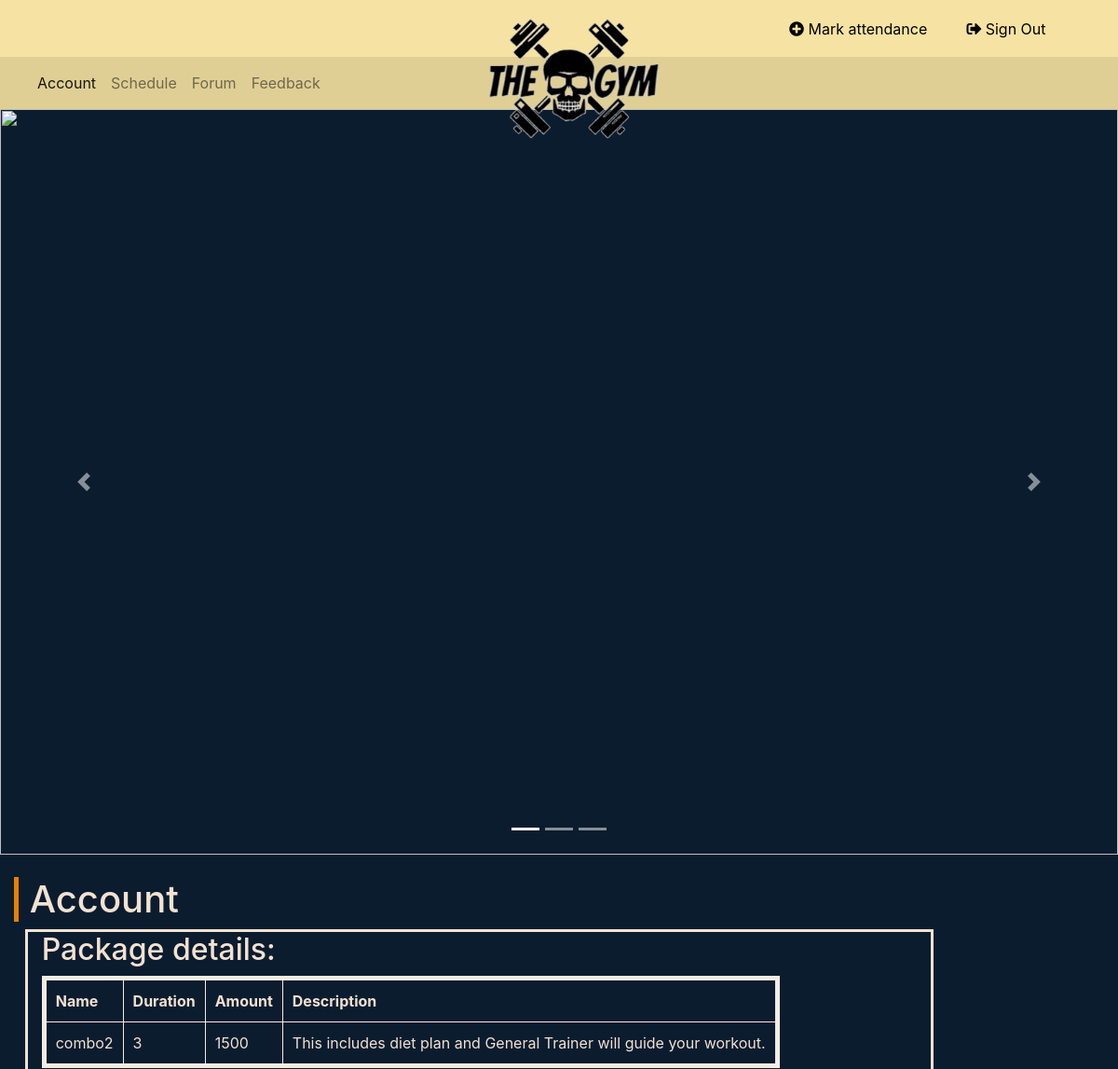
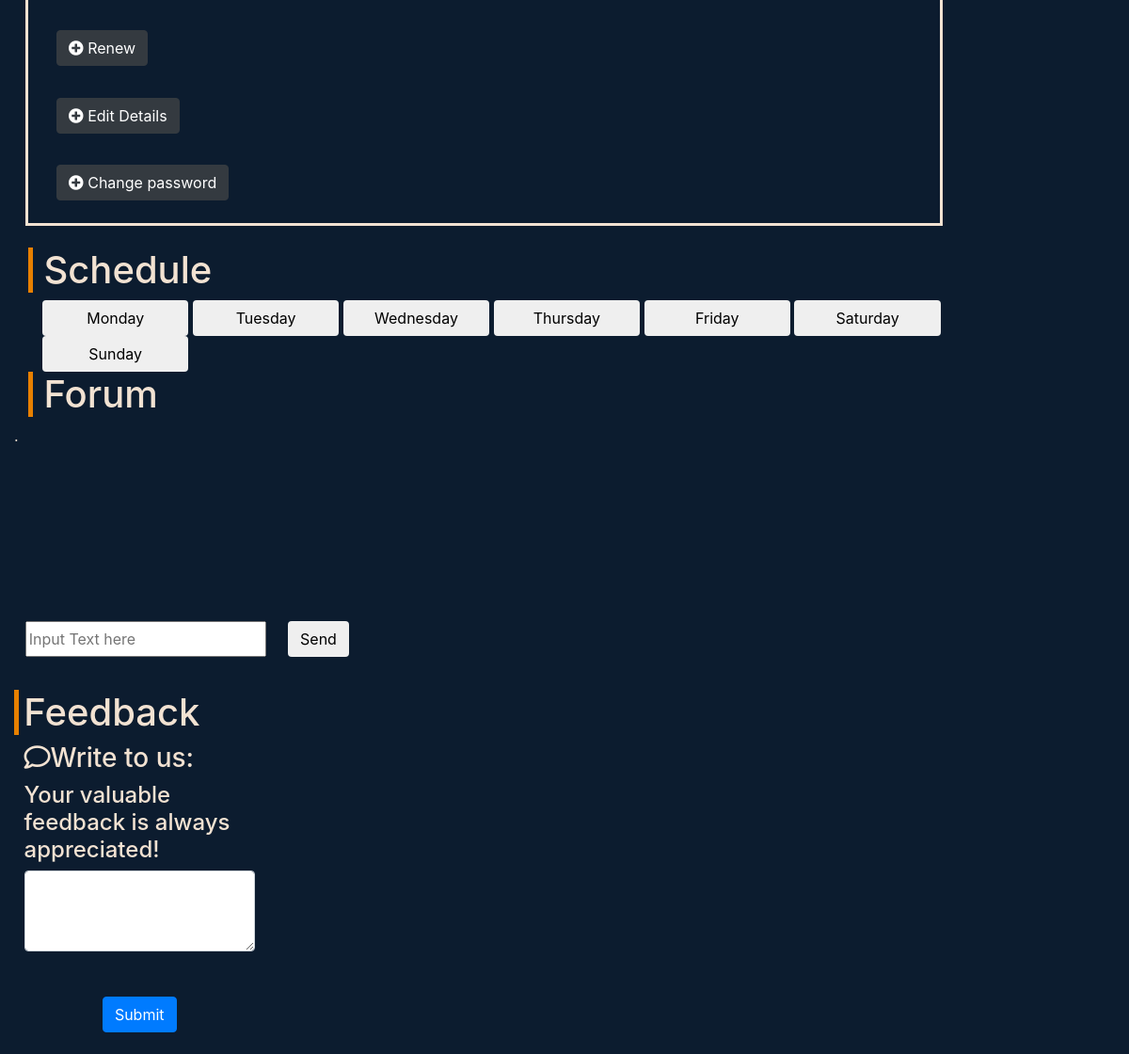
Page /member.php (signed in) on the committed database (2 pictures, top to bottom).
### tables this page shows
CREATE TABLE `packages` (
  `p_id` varchar(10) NOT NULL,
  `pname` varchar(10) NOT NULL,
  `duration` int(10) NOT NULL,
  `amount` float NOT NULL,
  `description` varchar(400) NOT NULL
);

### member.php (the view, shortened to what this page needs)
<!DOCTYPE html>
<html>
<head>
	<link rel="stylesheet" type="text/css" href="member.css">
	<link rel="stylesheet" href="https://stackpath.bootstrapcdn.com/bootstrap/4.1.3/css/bootstrap.min.css">
	<link rel="stylesheet" href="https://use.fontawesome.com/releases/v5.2.0/css/all.css">
	</head>
<body>
  <div class="container-fluid" style="background-color: #f6e3a3;">
      <a href="attendance.php"><button type="button" class="btn btn-primary-outline" style="margin: 1% 1% 1% 70%;"><i class="fas fa-plus-circle"></i><span id="hidden-xs"> Mark attendance</span></button></a>
      <a href="logout.php"><button type="button" class="btn btn-primary-outline"><i class="fas fa-sign-out-alt"></i><span id="hidden-xs">  Sign Out</span></button></a>
    </div>
    <nav class="container-fluid navbar navbar-expand-lg sticky-top navbar-light" style="background-color: #e0cf95;">
    <a class="navbar-brand" href="#"><img id="brand-logo" src="images/logo.png"></a>
      <div class="collapse navbar-collapse" id="navbarNavAltMarkup">
        <div class="navbar-nav">
          <a href="#account" class="nav-item nav-link active" href="#">Account <span class="sr-only">(current)</span></a>
          <a href="#schedule" class="nav-item nav-link" href="#">Schedule</a>
          <a href="#forum" class="nav-item nav-link" href="#">Forum</a>
          <a href="#feedback" class="nav-item nav-link" id="f">Feedback</a>
        </div>
      </div>
    </nav>
		<div id="slideshow" class="carousel slide" data-ride="carousel">
		  <ol class="carousel-indicators">
		    <li data-target="#slideshow" data-slide-to="0" class="active"></li>
		    <li data-target="#slideshow" data-slide-to="1"></li>
		    <li data-target="#slideshow" data-slide-to="2"></li>
		  </ol>
		  <div class="carousel-inner">
		    <div class="carousel-item active">
		      <img src="https://images.unsplash.com/photo-1520948013839-62020f374478?ixlib=rb-0.3.5&ixid=eyJhcHBfaWQiOjEyMDd9&s=cf7dd5ab82adc721ca926155713728fa&auto=format&fit=crop&w=1500&q=80" class="desktop_img">
		    </div>
		  </div>
		  <a class="carousel-control-prev" href="#slideshow" role="button" data-slide="prev">
		    <span class="carousel-control-prev-icon" aria-hidden="true"></span>
		  </a>
		  <a class="carousel-control-next" href="#slideshow" role="button" data-slide="next">
		    <span class="carousel-control-next-icon" aria-hidden="true"></span>
		  </a>
		</div>
 <div class="container-fluid">
  <a name="account"><h1>Account</h1></a>
  <div class="container-fluid">
    <div class="row" id="account-container">
        <div class="col-lg-10" id="package-details">
          <h2>Package details:</h2>
          <div>
            <div class="row" id="package-container">
              <div class="col-lg-12">
                <table border="5px" bordercolor="#f2ede2" cellpadding="10">
                      <thead>
                      <tr>
                          <th>Name</th>
                          <th>Duration</th>
                          <th>Amount</th>
                          <th>Description</th>
                        </tr>
                      </thead>
                      <tbody>
                <?php
                  $db_host = 'localhost';
                  $db_user = 'root';
                  $db_pass = '';
                  $db_name = 'gms';
                  $conn = mysqli_connect($db_host, $db_user, $db_pass, $db_name);
                  $sql = 'SELECT *
                      FROM packages WHERE p_id in(SELECT p_id FROM member_pack where username="'. mysqli_real_escape_string($conn, $_SESSION['username'] ) .'")';
                  $query = mysqli_query($conn, $sql);
                      while ($row = mysqli_fetch_array($query))
                      {
                        echo '
                        <tr>
                            <td>'.$row['pname'].'</td>
                            <td>'.$row['duration'].'</td>
                            <td>'.$row['amount'].'</td>
                            <td>'.$row['description'].'</td>
                        </tr>';
                      }
                ?>
                </tbody>
              </table>
              </div>
          </div>
        </div>
        <br>
        <div class="col-lg-6 button-padding">
          <button type="submit" class="btn btn-dark" id="edit_button" data-toggle="modal" data-target="#renew"><i class="fas fa-plus-circle"></i> Renew</button>
        </div>
        <br>
        <div class="col-lg-6 button-padding">
          <button type="submit" class="btn btn-dark" id="edit_button" data-toggle="modal" data-target="#edit-details"><i class="fas fa-plus-circle"></i> Edit Details</button>
        </div>
        <br>
        <div class="col-lg-6 button-padding">
          <button type="submit" class="btn btn-dark" id="edit_pass_button" data-toggle="modal" data-target="#edit-password"><i class="fas fa-plus-circle"></i> Change password</button>
        </div>
        <br>
    </div>
<div class="container-fluid">
<a name="schedule"><h1>Schedule</h1></a>
<div class="container-fluid" >
<form method="post">
      <button class="btn" style="width:14%;" type="submit" name="submit" value="monday">Monday</button>
      <button class="btn" style="width:14%;" type="submit" name="submit" value="tuesday">Tuesday</button>
      <button class="btn" style="width:14%;" type="submit" name="submit" value="wednesday">Wednesday</button>
      <button class="btn" style="width:14%;" type="submit" name="submit" value="thursday">Thursday</button>
      <button class="btn" style="width:14%;" type="submit" name="submit" value="friday">Friday</button>
      <button class="btn" style="width:14%;" type="submit" name="submit" value="saturday">Saturday</button>
      <button class="btn" style="width:14%;" type="submit" name="submit" value="sunday">Sunday</button>
      <br>
</form>
</div>
</div>
<br>
<div class="container-fluid">
  <a name="forum"><h1>Forum</h1></a>
  <div class="row">
.
  <div class="col-sm-12 scroll">
</div>
                <input id="chatInput" type="text" placeholder="Input Text here" maxlength="128" style="margin:3% 1% 3% 1%;">
                <button  class="btn" id="chatSend"  style="margin:3% 1% 3% 1%;">Send</button>
            </div>
    </div>
<br>
<div>
		<a name="feedback"><h1>Feedback</h1></a>
		<div class="row" id="feedback-container">
			<div class="col-lg-6 col-s-12">
				<h3><i class="far fa-comment"></i>Write to us:</h3>
				<h4>Your valuable feedback is always appreciated!</h4>
        <form name="feedback_form" method="POST" action="feedback.php">
          <textarea type="text" id="form-text" name="content" class="form-control md-textarea" rows="3"></textarea>
          <br>
          <div class="text-center mt-4">
            <button class="btn btn-primary" type="submit" name="submit" formid="new_service_form">Submit</button>
          </div>
        </form>
			</div>
    </div>
  </div>
</div>
</div>
</body>
</html>

### member.css (style rules this page uses)
body { background-color: #0c1c2f !important; color:#f2e2d2 !important; }
#brand-logo { width: 200px; transform: translateX(-50%); margin-left: 50%; bottom: -65%; position: absolute; }
.btn-primary-outline { background:transparent; color:#000000; padding-bottom: 0; }
#slideshow .carousel-inner { position: relative; text-align: center; color: white; font-size: 2em; margin-bottom: 2%; }
#slideshow .carousel-inner img { width:100%; height:800px; }
#account-container { padding-bottom: 2%; }
#account-container #package-details { border-style: solid; margin-left: 1%; margin-bottom: 2%; }
h1 { padding-left:1%; color: #0c1c2f; border-left: 5px solid #e88000; }
#feedback-container { padding-left: 2%; }
.button-padding { padding-top: 1%; }

### member.php (style rules this page uses)
.scroll { overflow-y: scroll; height: 150px; padding: 1rem width:100%; }

### rows in the picture
packages: pname "combo2", duration "3", amount "1500", description "This includes diet plan and General Trainer will guide your workout."
